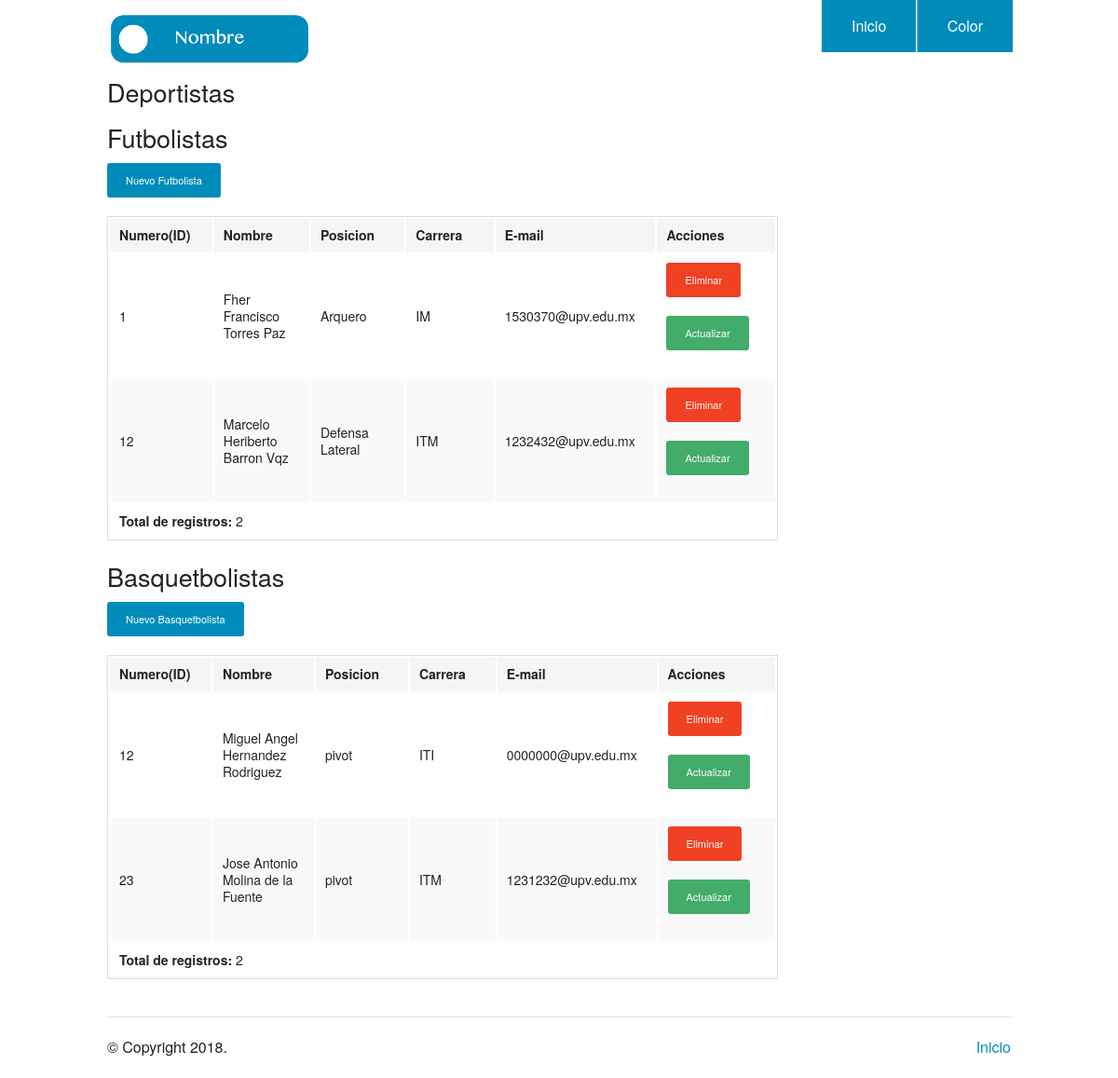
Screenshot of /sports_view.php with the database file from the repository.
### tables this page shows
CREATE TABLE `futbolistas` (
  `id` int(11) NOT NULL,
  `nombre` varchar(100) NOT NULL,
  `posicion` varchar(30) NOT NULL,
  `carrera` varchar(40) NOT NULL,
  `email` varchar(40) NOT NULL
);

CREATE TABLE `basquetbolistas` (
  `id` int(11) NOT NULL,
  `nombre` varchar(100) NOT NULL,
  `posicion` varchar(30) NOT NULL,
  `carrera` varchar(30) NOT NULL,
  `email` varchar(50) NOT NULL
);

### database_utilities.php (called while the page is built, shortened)
<?php
	require_once('database_credentials.php');
	try
	{
		$PDO = new PDO(	$dsn, $user, $password);
	}
	catch(PDOException $e)
	{
		echo 'Error al conectarnos: ' . $e->getMessage();
	}
	function querySoccerPlayers()
	{
		global $PDO;
		$sql = "SELECT * from futbolistas";
		$statement = $PDO->PREPARE($sql);
		$statement->EXECUTE();
		$results = $statement-> fetchAll();
		return $results;
	}
	function queryBasketballPlayers()
	{
		global $PDO;
		$sql = "SELECT * from basquetbolistas";
		$statement = $PDO->PREPARE($sql);
		$statement->EXECUTE();
		$results = $statement-> fetchAll();
		return $results;
	}
?>

### sports_view.php (the view, shortened to what this page needs)
<?php
require_once('database_utilities.php');
$resultados = querySoccerPlayers();
?>
<!doctype html>
<html class="no-js" lang="en">
  <head>
    <link rel="stylesheet" href="./css/foundation.css" />
  </head>
  <body>
    <?php require_once('header.php'); ?>
    <div class="row">
      <div class="large-9 columns">
        <h3>Deportistas</h3>
        <div class="section-container tabs" data-section>
          <section class="section">
            <div class="content" data-slug="panel1">
              <?php if($resultados){
              ?>
              <h3>Futbolistas</h3>
              <a href="./add_form.php?type=1" class="button radius tiny">Nuevo Futbolista</a>
              <table>
                <thead>
                  <tr>
                    <th width="200">Numero(ID)</th>
                    <th width="250">Nombre</th>
                    <th width="250">Posicion</th>
                    <th width="250">Carrera</th>
                    <th width="250">E-mail</th>
                    <th width="250">Acciones</th>
                  </tr>
                </thead>
                <tbody>
                  <?php foreach( $resultados as $id => $user ){
                  ?>
                  <tr>
                    <td><?php echo $user['id'] ?></td>
                    <td><?php echo $user['nombre'] ?></td>
                    <td><?php echo $user['posicion'] ?></td>
                    <td><?php echo $user['carrera'] ?></td>
                    <td><?php echo $user['email'] ?></td>
                    <td><a href="./key.php?id=<?php echo $user['id']; ?>&type=1" class="button radius tiny alert"  onClick=avoidDeleting();>Eliminar</a>
                    <a href="./update_form.php?id=<?php echo $user['id']; ?>&type=1" class="button radius tiny success">Actualizar</a></td>
                  </tr>
                  <?php } ?>
                  <tr>
                    <td colspan="6"><b>Total de registros: </b> <?php echo count($resultados); ?></td>
                  </tr>
                </tbody>
              </table>
              <?php }else{ ?>
              No hay registros
              <?php } ?>
              <?php
              $resultados = queryBasketballPlayers();
              if($resultados){ ?>
              <h3>Basquetbolistas</h3>
              <a href="./add_form.php?type=2" class="button radius tiny">Nuevo Basquetbolista</a>
              <table>
                <thead>
                  <tr>
                    <th width="200">Numero(ID)</th>
                    <th width="250">Nombre</th>
                    <th width="250">Posicion</th>
                    <th width="250">Carrera</th>
                    <th width="250">E-mail</th>
                    <th width="250">Acciones</th>
                  </tr>
                </thead>
                <tbody>
                  <?php foreach( $resultados as $id => $user ){
                  ?>
                  <tr>
                    <td><?php echo $user['id'] ?></td>
                    <td><?php echo $user['nombre'] ?></td>
                    <td><?php echo $user['posicion'] ?></td>
                    <td><?php echo $user['carrera'] ?></td>
                    <td><?php echo $user['email'] ?></td>
                    <td><a href="./key.php?id=<?php echo $user['id']; ?>&type=2" class="button radius tiny alert"  onClick=avoidDeleting();>Eliminar</a>
                    <a href="./update_form.php?id=<?php echo $user['id']; ?>&type=2" class="button radius tiny success">Actualizar</a></td>
                  </tr>
                  <?php } ?>
                  <tr>
                    <td colspan="6"><b>Total de registros: </b> <?php echo count($resultados); ?></td>
                  </tr>
                </tbody>
              </table>
              <?php }else{ ?>
              No hay registros
              <?php } ?>
            </div>
          </section>
        </div>
      </div>
    </div>
    <?php require_once('footer.php'); ?>

### rows the page displays
futbolistas: id "1", nombre "Fher Francisco Torres Paz", posicion "Arquero", carrera "IM", email "1530370@upv.edu.mx"
futbolistas: id "12", nombre "Marcelo Heriberto Barron Vqz", posicion "Defensa Lateral", carrera "ITM", email "1232432@upv.edu.mx"
basquetbolistas: id "12", nombre "Miguel Angel Hernandez Rodriguez", posicion "pivot", carrera "ITI", email "0000000@upv.edu.mx"
basquetbolistas: id "23", nombre "Jose Antonio Molina de la Fuente", posicion "pivot", carrera "ITM", email "1231232@upv.edu.mx"

### other values shown
count($resultados) "2"
